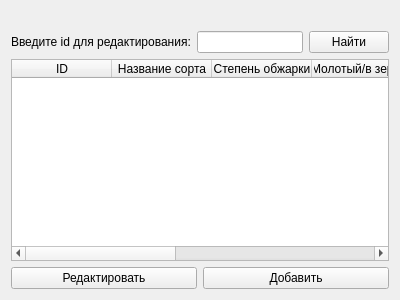
<?xml version="1.0" encoding="UTF-8"?>
<ui version="4.0">
 <class>Form</class>
 <widget class="QWidget" name="Form">
  <property name="geometry">
   <rect>
    <x>0</x>
    <y>0</y>
    <width>400</width>
    <height>300</height>
   </rect>
  </property>
  <property name="windowTitle">
   <string>Form</string>
  </property>
  <layout class="QGridLayout" name="gridLayout">
   <item row="1" column="0">
    <layout class="QHBoxLayout" name="horizontalLayout">
     <item>
      <widget class="QLabel" name="label">
       <property name="text">
        <string>Введите id для редактирования:</string>
       </property>
      </widget>
     </item>
     <item>
      <widget class="QLineEdit" name="lineEdit"/>
     </item>
     <item>
      <widget class="QPushButton" name="pushButton">
       <property name="text">
        <string>Найти</string>
       </property>
      </widget>
     </item>
    </layout>
   </item>
   <item row="2" column="0">
    <widget class="QTableWidget" name="tableWidget">
     <column>
      <property name="text">
       <string>ID</string>
      </property>
     </column>
     <column>
      <property name="text">
       <string>Название сорта</string>
      </property>
     </column>
     <column>
      <property name="text">
       <string>Степень обжарки</string>
      </property>
     </column>
     <column>
      <property name="text">
       <string>Молотый/в зернах</string>
      </property>
     </column>
     <column>
      <property name="text">
       <string>Описание вкуса</string>
      </property>
     </column>
     <column>
      <property name="text">
       <string>Цена</string>
      </property>
     </column>
     <column>
      <property name="text">
       <string>Объем упаковки</string>
      </property>
     </column>
    </widget>
   </item>
   <item row="3" column="0">
    <layout class="QHBoxLayout" name="horizontalLayout_2">
     <item>
      <widget class="QPushButton" name="pushButton_2">
       <property name="text">
        <string>Редактировать</string>
       </property>
      </widget>
     </item>
     <item>
      <widget class="QPushButton" name="pushButton_3">
       <property name="text">
        <string>Добавить</string>
       </property>
      </widget>
     </item>
    </layout>
   </item>
   <item row="0" column="0">
    <widget class="QLabel" name="label_2">
     <property name="text">
      <string/>
     </property>
    </widget>
   </item>
  </layout>
 </widget>
 <resources/>
 <connections/>
</ui>
